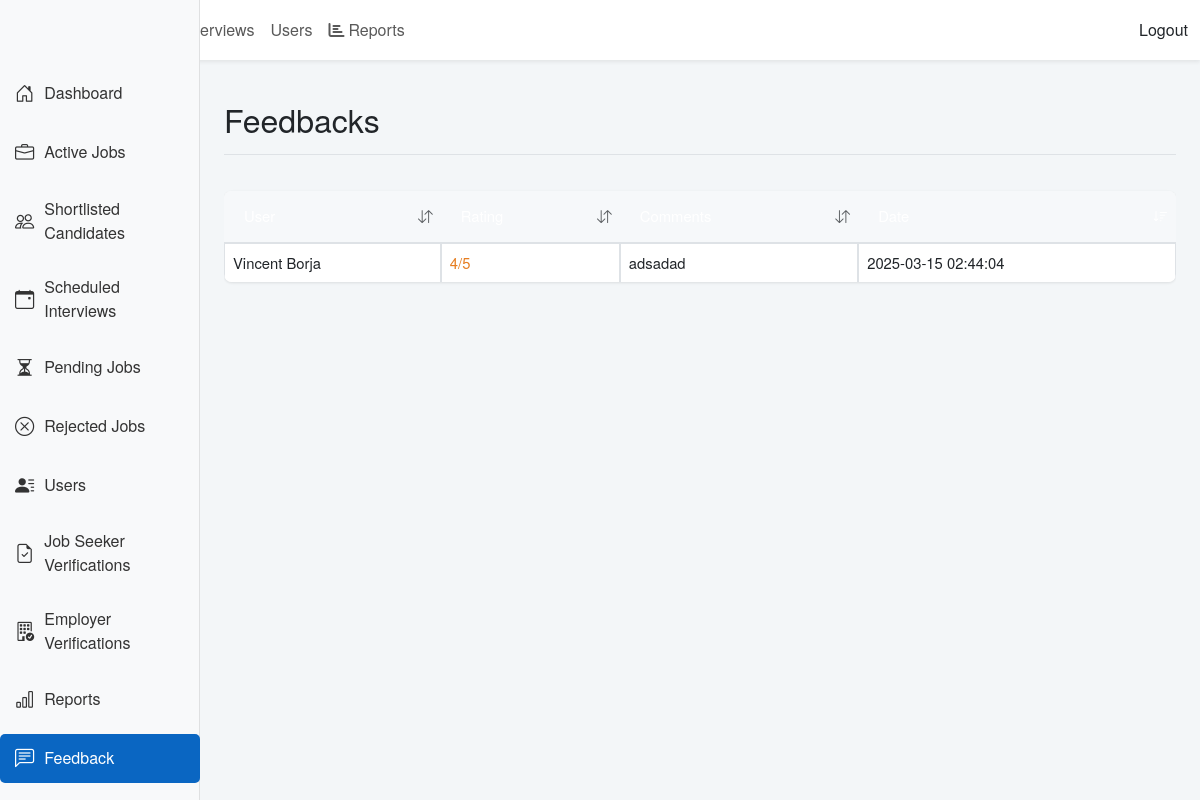
/admin/feedbacks.php (signed in), run on an earlier commit of the app's database.
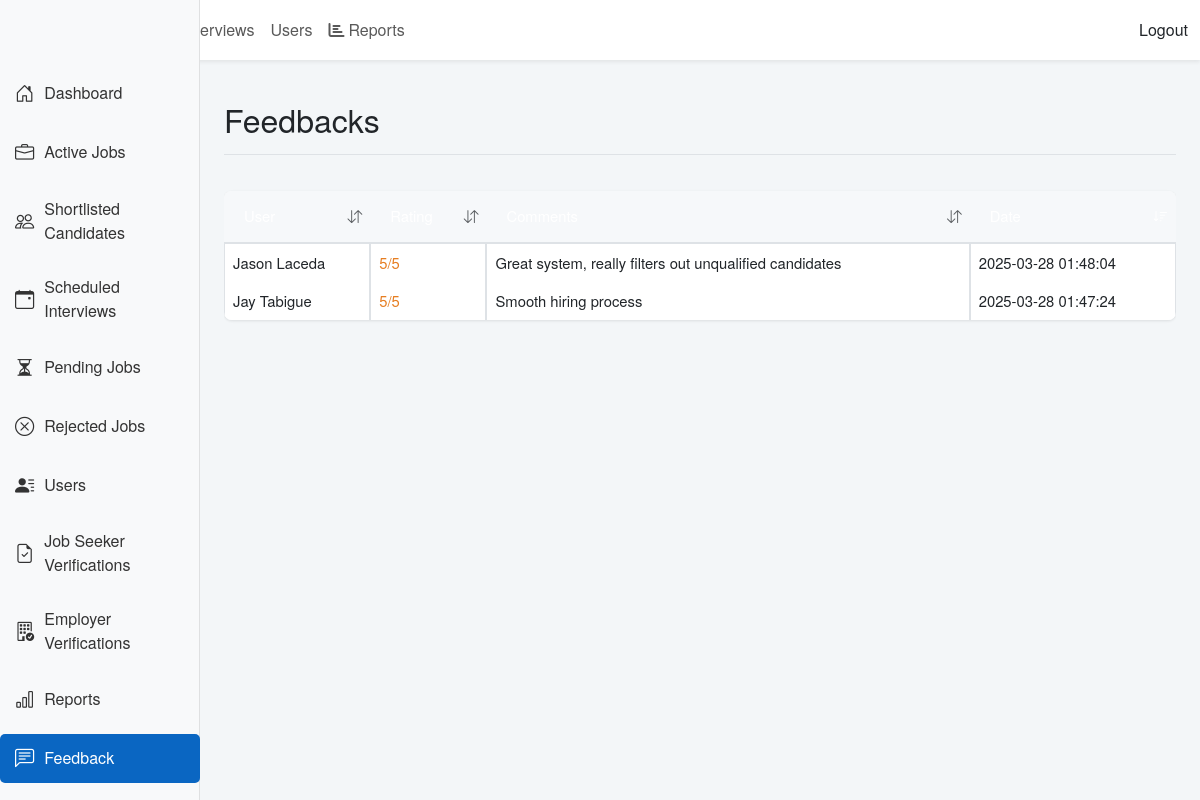
And on a later commit of the database.
### tables this page shows
CREATE TABLE `feedback` (
  `feedback_id` int(11) NOT NULL,
  `user_id` int(11) NOT NULL,
  `rating` int(11) DEFAULT NULL CHECK (`rating` between 1 and 5),
  `comments` text DEFAULT NULL,
  `created_at` timestamp NOT NULL DEFAULT current_timestamp()
);

CREATE TABLE `users` (
  `user_id` int(11) NOT NULL,
  `full_name` varchar(255) NOT NULL,
  `email` varchar(255) NOT NULL,
  `password_hash` varchar(255) NOT NULL,
  `user_type` enum('job_seeker','employer','admin') NOT NULL,
  `status` enum('pending','verified','rejected') DEFAULT 'pending',
  `created_at` timestamp NOT NULL DEFAULT current_timestamp()
);

### admin/feedbacks.php (the view, shortened to what this page needs)
<?php
include '../db.php';
$sort_column = isset($_GET['sort']) ? $_GET['sort'] : 'created_at';
$sort_order = isset($_GET['order']) ? $_GET['order'] : 'DESC';
function getSortUrl($column, $currentSort, $currentOrder) {
    $newOrder = ($currentSort === $column && $currentOrder === 'ASC') ? 'DESC' : 'ASC';
    return "?sort=" . $column . "&order=" . $newOrder;
}
function getSortIndicator($column, $currentSort, $currentOrder) {
    if ($currentSort !== $column) {
        return '<i class="bi bi-arrow-down-up text-muted"></i>';
    }
    return ($currentOrder === 'ASC') ?
        '<i class="bi bi-sort-down-alt"></i>' :
        '<i class="bi bi-sort-down"></i>';
}
?>
<!DOCTYPE html>
<html lang="en">
<head>
    <link href="https://cdn.jsdelivr.net/npm/bootstrap@5.3.0/dist/css/bootstrap.min.css" rel="stylesheet">
    <link href="https://cdn.jsdelivr.net/npm/bootstrap-icons@1.10.3/font/bootstrap-icons.css" rel="stylesheet">
    <link href="../css/styles.css" rel="stylesheet">
</head>
<body>
    <?php include 'includes/header.php'; ?>
    <div class="container-fluid">
        <div class="row">
            <?php include 'includes/sidebar.php'; ?>
            <main class="col-md-9 ms-sm-auto col-lg-10 px-md-4">
                <div class="d-flex justify-content-between flex-wrap flex-md-nowrap align-items-center pt-3 pb-2 mb-3 border-bottom">
                    <h2>Feedbacks</h2>
                </div>
                <div class="table-responsive">
                    <table class="table table-bordered">
                        <thead>
                            <tr>
                                <th class="sortable <?php echo $sort_column === 'full_name' ? 'sort-active' : ''; ?>">
                                    <a href="<?php echo getSortUrl('full_name', $sort_column, $sort_order); ?>" class="text-white text-decoration-none">
                                        User <?php echo getSortIndicator('full_name', $sort_column, $sort_order); ?>
                                    </a>
                                </th>
                                <th class="sortable <?php echo $sort_column === 'rating' ? 'sort-active' : ''; ?>">
                                    <a href="<?php echo getSortUrl('rating', $sort_column, $sort_order); ?>" class="text-white text-decoration-none">
                                        Rating <?php echo getSortIndicator('rating', $sort_column, $sort_order); ?>
                                    </a>
                                </th>
                                <th class="sortable <?php echo $sort_column === 'comments' ? 'sort-active' : ''; ?>">
                                    <a href="<?php echo getSortUrl('comments', $sort_column, $sort_order); ?>" class="text-white text-decoration-none">
                                        Comments <?php echo getSortIndicator('comments', $sort_column, $sort_order); ?>
                                    </a>
                                </th>
                                <th class="sortable <?php echo $sort_column === 'created_at' ? 'sort-active' : ''; ?>">
                                    <a href="<?php echo getSortUrl('created_at', $sort_column, $sort_order); ?>" class="text-white text-decoration-none">
                                        Date <?php echo getSortIndicator('created_at', $sort_column, $sort_order); ?>
                                    </a>
                                </th>
                            </tr>
                        </thead>
                        <tbody>
                            <?php
                            $sql = "SELECT feedback.*, users.full_name
                                    FROM feedback
                                    JOIN users ON feedback.user_id = users.user_id
                                    ORDER BY $sort_column $sort_order";
                            $feedback_result = $conn->query($sql);
                            if ($feedback_result->num_rows > 0) {
                                while ($row = $feedback_result->fetch_assoc()) {
                                    echo "<tr>";
                                    echo "<td>{$row['full_name']}</td>";
                                    echo "<td>{$row['rating']}/5</td>";
                                    echo "<td>{$row['comments']}</td>";
                                    echo "<td>{$row['created_at']}</td>";
                                    echo "</tr>";
                                }
                            } else {
                                echo "<tr><td colspan='4'>No feedback found.</td></tr>";
                            }
                            ?>
                        </tbody>
                    </table>
                </div>
            </main>
        </div>
    </div>
    <?php include 'includes/footer.php'; ?>
</body>
</html>

What changed in the data, as far as the page shows it:
removed feedback: user.full_name "Vincent Borja", rating "4", comments "adsadad", created_at "2025-03-15 02:44:04"
added feedback: user.full_name "Jason Laceda", rating "5", comments "Great system, really filters out unqualified candidates", created_at "2025-03-28 01:48:04"
added feedback: user.full_name "Jay Tabigue", rating "5", comments "Smooth hiring process", created_at "2025-03-28 01:47:24"
